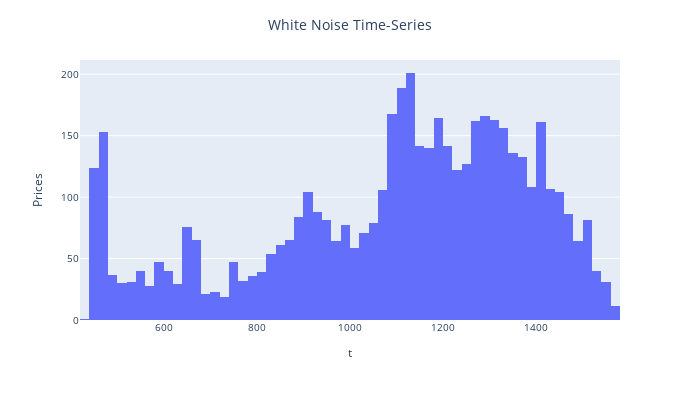

Here is the notebook cell this chart was saved with:
### Code cell
fig = px.histogram(data_frame=df, x='market_value')
fig.update_layout(barmode='overlay', legend_title_text = "Data", title_text='White Noise Time-Series', title_x=0.5,\
            xaxis_title='t', yaxis_title="Prices",\
            height = 400, width = 700, font={'size':10})

### Figure 1 — Plotly figure (JSON) as saved in the notebook; plotly's stock layout.template omitted (floating-point values rounded to 4 significant figures; data arrays with more than 128 entries replaced by an {"elided": "..."} marker saying what was removed)
{"data": [{"alignmentgroup": "True", "bingroup": "x", "hovertemplate": "market_value=%{x}<br>count=%{y}<extra></extra>", "legendgroup": "", "marker": {"color": "#636efa", "pattern": {"shape": ""}}, "name": "", "offsetgroup": "", "orientation": "v", "showlegend": false, "type": "histogram", "x": {"elided": "5015 float values"}, "xaxis": "x", "yaxis": "y"}], "layout": {"barmode": "overlay", "font": {"size": 10}, "height": 400, "legend": {"title": {"text": "Data"}, "tracegroupgap": 0}, "margin": {"t": 60}, "title": {"text": "White Noise Time-Series", "x": 0.5}, "width": 700, "xaxis": {"anchor": "y", "domain": [0, 1], "title": {"text": "t"}}, "yaxis": {"anchor": "x", "domain": [0, 1], "title": {"text": "Prices"}}}}
